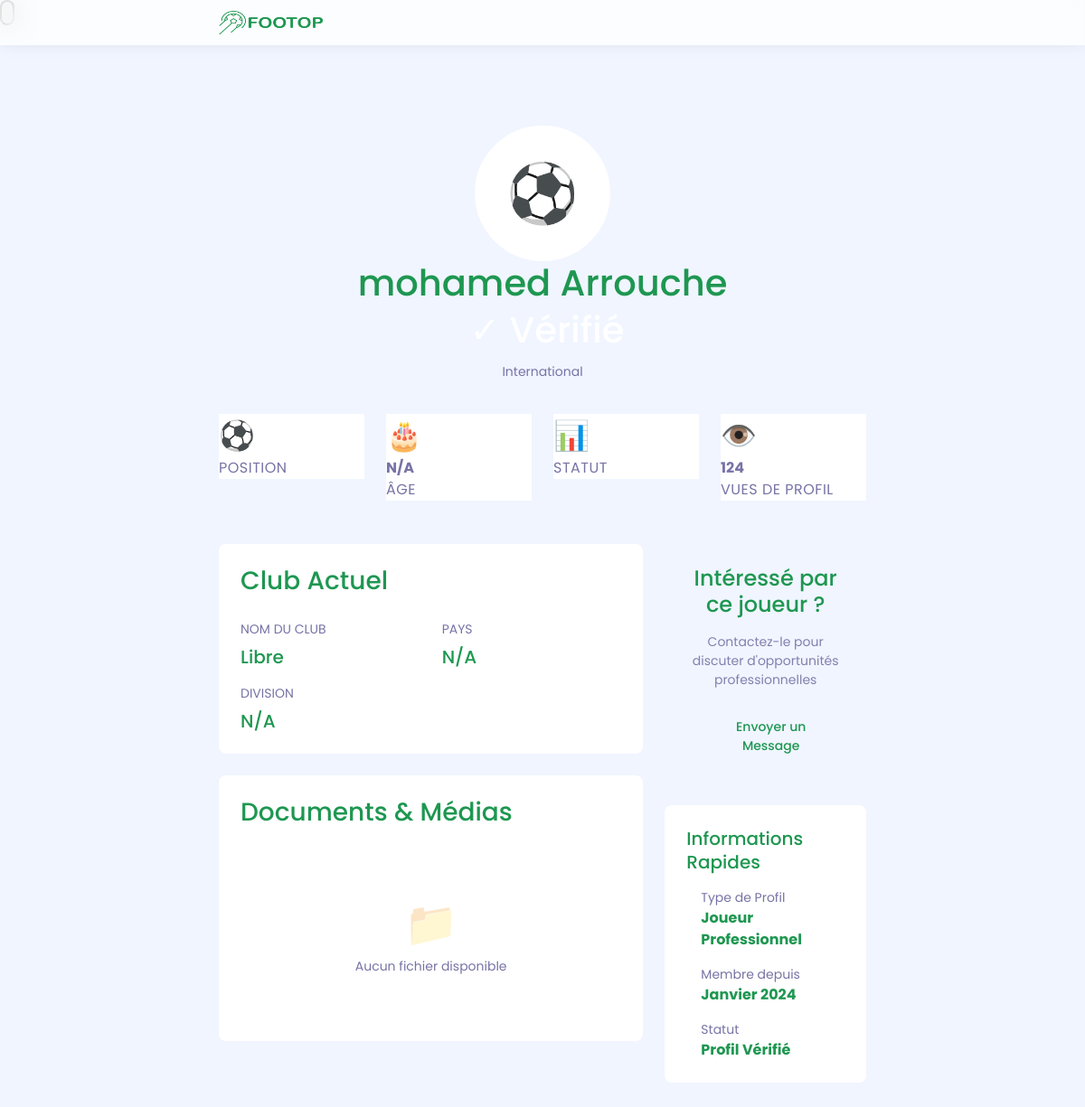
The app's page /players/p/1/ with its own data.
### players/models.py (models this page shows, shortened)
class PlayerProfile(models.Model):
    user = models.OneToOneField(settings.AUTH_USER_MODEL, on_delete=models.CASCADE, related_name="player_profile")
    first_name = models.CharField(max_length=80)
    last_name = models.CharField(max_length=80)
    birth_date = models.DateField(null=True, blank=True)
    birth_place = models.CharField(max_length=120, blank=True)
    class Gender(models.TextChoices):
        MALE = "M", "Masculin"
        FEMALE = "F", "Féminin"
    gender = models.CharField(max_length=1, choices=Gender.choices, blank=True)
    nationality = models.ForeignKey(Nationality, on_delete=models.SET_NULL, null=True, blank=True)
    is_minor = models.BooleanField(default=False)
    parents_declaration = models.FileField(upload_to="players/parents/", null=True, blank=True)
    parents_notes = models.TextField(blank=True)
    class Status(models.TextChoices):
        AMATEUR = "AMATEUR", "Amateur"
        PRO = "PRO", "Pro"
    status = models.CharField(max_length=10, choices=Status.choices, blank=True)
    position = models.CharField(max_length=50, blank=True)
    salary_min = models.DecimalField(max_digits=10, decimal_places=2, null=True, blank=True, validators=[MinValueValidator(0)])
    salary_max = models.DecimalField(max_digits=10, decimal_places=2, null=True, blank=True, validators=[MinValueValidator(0)])
    class Foot(models.TextChoices):
        RIGHT = "R", "Droit"
        LEFT = "L", "Gauche"
        BOTH = "B", "Les 2"
    foot = models.CharField(max_length=1, choices=Foot.choices, blank=True)
    height_cm = models.PositiveIntegerField(null=True, blank=True)
    weight_kg = models.PositiveIntegerField(null=True, blank=True)
    current_club_name = models.CharField(max_length=140, blank=True)
    current_club_country = models.CharField(max_length=80, blank=True)
    current_club_division = models.CharField(max_length=80, blank=True)
    current_club_start = models.DateField(null=True, blank=True)
    current_club_end = models.DateField(null=True, blank=True)
    contract_end_date = models.DateField(null=True, blank=True)
    player_value = models.DecimalField(max_digits=12, decimal_places=2, null=True, blank=True, validators=[MinValueValidator(0)])
    search_objective = models.CharField(max_length=120, blank=True)
    has_agent_contract = models.BooleanField(default=False)
    agent_full_name = models.CharField(max_length=140, blank=True)
    agent_id = models.CharField(max_length=50, blank=True)
    represent_self = models.BooleanField(default=True)
    target_club_notes = models.TextField(blank=True)
    class VisibilityMode(models.TextChoices):
        ALL = "ALL", "Pour tout le monde"
        ALL_EXCEPT = "ALL_EXCEPT", "Pour tout le monde sauf"
        SOME = "SOME", "Pour quelques clubs"
    visibility_mode = models.CharField(max_length=15, choices=VisibilityMode.choices, default=VisibilityMode.ALL)
    visibility_filters = models.JSONField(default=dict, blank=True)
    visibility_exceptions = models.JSONField(default=dict, blank=True)
    is_active = models.BooleanField(default=False)
    created_at = models.DateTimeField(auto_now_add=True)
    updated_at = models.DateTimeField(auto_now=True)
    def age(self):
        if not self.birth_date:
            return None
        today = date.today()
        return today.year - self.birth_date.year - ((today.month, today.day) < (self.birth_date.month, self.birth_date.day))

### players/views.py (the view)
# urls.py: path("p/<int:pk>/", views.player_public_profile, name="public_profile"),
def player_public_profile(request, pk):
    profile = get_object_or_404(PlayerProfile, pk=pk, is_active=True)
    return render(request, "players/public_profile.html", {"p": profile})

### templates/players/public_profile.html (shortened to what this page needs)
{% extends "base.html" %}
{% load static %}
{% block content %}
<div class="profile-header-banner">
  <div class="profile-avatar-wrapper">
    <div class="profile-avatar">
      ⚽
    </div>
    <div class="profile-name">
      <h1 class="mb-2">
        {{ p.first_name }} {{ p.last_name }}
        <span class="profile-verified">✓ Vérifié</span>
      </h1>
      <p class="text-muted mb-3">
         {{ p.current_club_country|default:"International" }}
      </p>
    </div>
  </div>
</div>
<div class="container">
  <div class="row g-4 mb-5">
    <div class="col-lg-3 col-md-6">
      <div class="stat-card-mini">
        <div class="stat-icon">⚽</div>
        <span class="stat-label">Position</span>
      </div>
    </div>
    <div class="col-lg-3 col-md-6">
      <div class="stat-card-mini" style="border-left-color: var(--footop-orange);">
        <div class="stat-icon">🎂</div>
        <span class="stat-value">{{ p.age|default:"N/A" }}</span>
        <span class="stat-label">Âge</span>
      </div>
    </div>
    <div class="col-lg-3 col-md-6">
      <div class="stat-card-mini" style="border-left-color: var(--footop-gold);">
        <div class="stat-icon">📊</div>
        <span class="stat-label">Statut</span>
      </div>
    </div>
    <div class="col-lg-3 col-md-6">
      <div class="stat-card-mini" style="border-left-color: var(--footop-blue);">
        <div class="stat-icon">👁️</div>
        <span class="stat-value">{{ p.views|default:"124" }}</span>
        <span class="stat-label">Vues de Profil</span>
      </div>
    </div>
  </div>
  <div class="row g-4">
    <div class="col-lg-8">
      <div class="card mb-4">
        <div class="card-body p-4">
          <h3 class="mb-4">
            Club Actuel
          </h3>
          <div class="row">
            <div class="col-md-6 mb-3">
              <label class="text-muted mb-2" style="font-size: 0.875rem; text-transform: uppercase;">Nom du Club</label>
              <p class="h5 mb-0">{{ p.current_club_name|default:"Libre" }}</p>
            </div>
            <div class="col-md-6 mb-3">
              <label class="text-muted mb-2" style="font-size: 0.875rem; text-transform: uppercase;">Pays</label>
              <p class="h5 mb-0">{{ p.current_club_country|default:"N/A" }}</p>
            </div>
            <div class="col-md-6">
              <label class="text-muted mb-2" style="font-size: 0.875rem; text-transform: uppercase;">Division</label>
              <p class="h5 mb-0">{{ p.current_club_division|default:"N/A" }}</p>
            </div>
          </div>
        </div>
      </div>
      <div class="card">
        <div class="card-body p-4">
          <h3 class="mb-4">
            Documents & Médias
          </h3>
          {% if p.files.all %}
            <div class="row g-3">
              {% for f in p.files.all %}
                <div class="col-md-6">
                  <div class="file-card">
                    <div class="file-icon">
                      {% if f.file_type == 'VIDEO' %}
                        🎥
                      {% elif f.file_type == 'IMAGE' %}
                        🖼️
                      {% elif f.file_type == 'PDF' %}
                        📄
                      {% else %}
                        📎
                      {% endif %}
                    </div>
                    <div class="flex-grow-1">
                      <h6 class="mb-1">{{ f.title|default:"Document" }}</h6>
                      <small class="text-muted">{{ f.file_type }}</small>
                    </div>
                    <a href="{{ f.file.url }}" class="btn btn-sm btn-outline" target="_blank" download>
                      <span class="icon-download"></span>
                    </a>
                  </div>
                </div>
              {% endfor %}
            </div>
          {% else %}
            <div class="text-center py-5" style="background: var(--footop-gray-lighter); border-radius: var(--radius-md);">
              <div style="font-size: 3rem; opacity: 0.3;">📁</div>
              <p class="text-muted mb-0">Aucun fichier disponible</p>
            </div>
          {% endif %}
        </div>
      </div>
    </div>
    <div class="col-lg-4">
      <div class="card mb-4" style="background: var(--gradient-primary); color: white;">
        <div class="card-body p-4 text-center">
          <h4 class="mb-3">Intéressé par ce joueur ?</h4>
          <p class="mb-4" style="opacity: 0.9;">Contactez-le pour discuter d'opportunités professionnelles</p>
          <button class="btn btn-gold btn-block">
             Envoyer un Message
          </button>
        </div>
      </div>
      <div class="card">
        <div class="card-body p-4">
          <h5 class="mb-3">Informations Rapides</h5>
          <ul class="list-unstyled mb-0">
            <li class="mb-3 d-flex align-items-center">
              <div>
                <small class="text-muted d-block">Type de Profil</small>
                <strong>Joueur Professionnel</strong>
              </div>
            </li>
            <li class="mb-3 d-flex align-items-center">
              <div>
                <small class="text-muted d-block">Membre depuis</small>
                <strong>Janvier 2024</strong>
              </div>
            </li>
            <li class="d-flex align-items-center">
              <div>
                <small class="text-muted d-block">Statut</small>
                <strong>Profil Vérifié</strong>
              </div>
            </li>
          </ul>
        </div>
      </div>
    </div>
  </div>
</div>
{% endblock %}

### templates/players/public_profile.html (style rules this page uses)
.profile-header-banner { height: 300px; background: var(--gradient-primary); position: relative; margin-bottom: 80px; }
.profile-avatar-wrapper { position: absolute; bottom: -60px; left: 50%; transform: translateX(-50%); text-align: center; }
.profile-avatar { width: 150px; height: 150px; border-radius: 50%; border: 5px solid white; box-shadow: var(--shadow-lg); object-fit: cover; background: white; display: flex; align-items: center; justify-content: center; font-size: 4rem; margin: 0 auto; }
.profile-name { margin-top: var(--space-md); }
.profile-verified { display: inline-block; background: var(--footop-success); color: white; padding: 4px 12px; border-radius: var(--radius-full); font-size: var(--font-xs); margin-left: 10px; vertical-align: middle; }
.stat-card-mini { background: white; border-radius: var(--radius-md); padding: var(--space-lg); box-shadow: var(--shadow-sm); transition: all var(--transition-base); border-left: 4px solid var(--footop-green-dark); }
.stat-icon { font-size: 2rem; margin-bottom: var(--space-sm); }
.stat-value { font-size: var(--font-2xl); font-weight: 700; color: var(--footop-dark); display: block; }
.stat-label { font-size: var(--font-sm); color: var(--footop-gray); text-transform: uppercase; letter-spacing: 0.5px; }

### records on screen
PlayerProfile: first_name "mohamed", last_name "Arrouche", current_club_country "International", age "N/A", current_club_name "Libre", current_club_country "N/A", current_club_division "N/A"

### other values on screen
{{ p.views|default:"124" }} "124"
